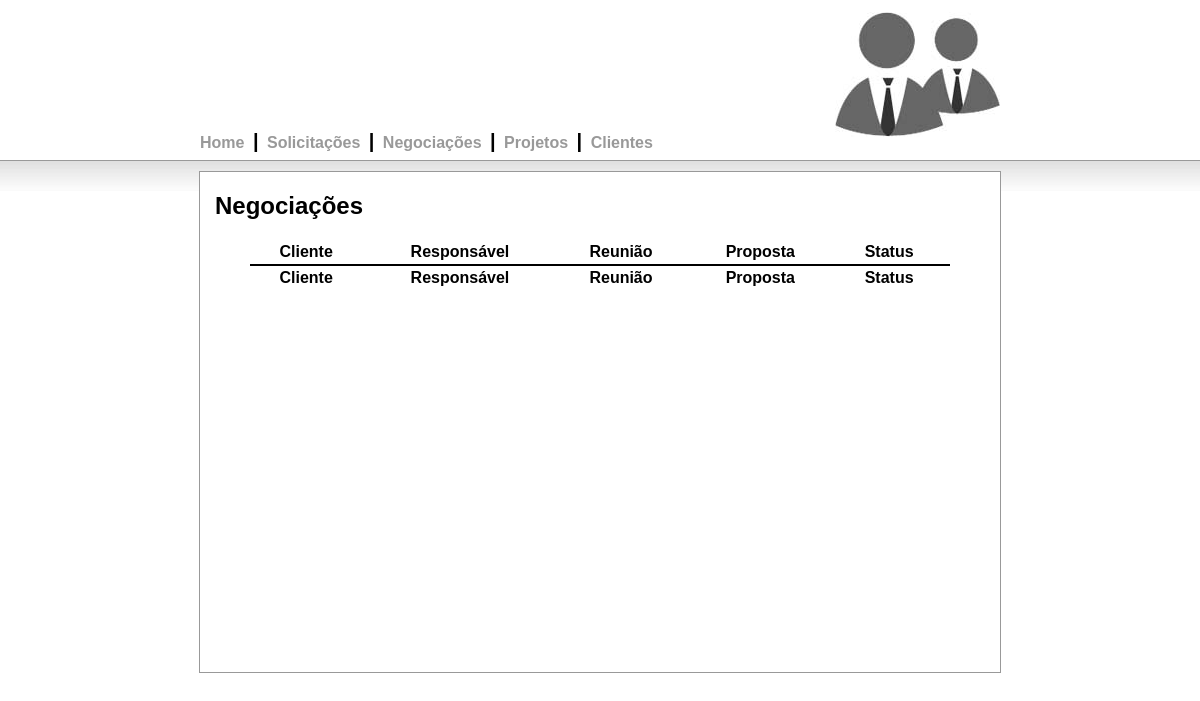
The app's page /view/negociacoes.php, older data.
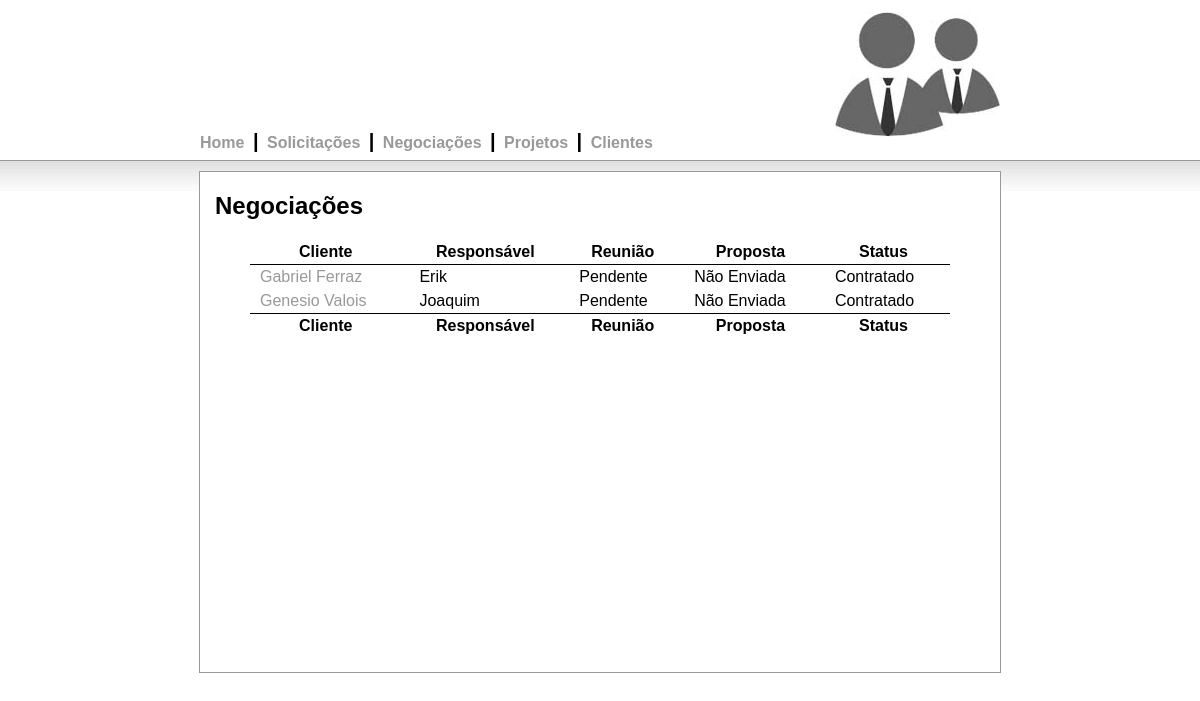
The same page, newer data.
### tables this page shows
CREATE TABLE IF NOT EXISTS `negociacoes` (
  `id` int(11) NOT NULL AUTO_INCREMENT,
  `id_cliente` int(11) NOT NULL,
  `responsavel` varchar(50) NOT NULL,
  `proposta` varchar(20) NOT NULL,
  `reuniao` varchar(20) NOT NULL,
  `status` varchar(20) NOT NULL,
  `id_solicitação` int(11) NOT NULL,
  PRIMARY KEY (`id`)
);

CREATE TABLE IF NOT EXISTS `clientes` (
  `id` int(11) NOT NULL AUTO_INCREMENT,
  `nome` varchar(140) NOT NULL,
  `email` varchar(140) NOT NULL,
  `telefone` varchar(16) NOT NULL,
  `id_user` int(11) NOT NULL,
  PRIMARY KEY (`id`)
);

### model/database.php (called while the page is built, shortened)
<?php
Class Database {
	private $db_name = "gerCli";
	private $username = "root";
	private $password = "";
	public function open_connection() {
		if($this->connection = mysql_connect("localhost",$this->username,$this->password)) {
			$select_db = mysql_select_db($this->db_name,$this->connection);
			if($select_db) {
				return true;
				}
			else {
				die("Database selection failed! ".mysql_error());
				}
			}
		}
	public function query($sql="") {
		$query = mysql_query($sql);
		return $query;
		}
	public function fetch_array($query) {
		$fecth = mysql_fetch_array($query);
		return $fecth;
		}
	}
	$database = new Database;
?>

### model/negociacao.php (called while the page is built, shortened)
<?php
Class Negociacao {
	public static $table_name = "negociacoes";
	public static function find_all() {
		$result_array = self::find_by_sql("SELECT * FROM ".self::$table_name." ");
		return $result_array;
		}
	public static function find_by_sql($sql="") {
		global $database;
		$query = $database->query($sql);
		$object_array = array();
		while ($row = $database->fetch_array($query)){
			$object_array[] = self::instantiate($row);
			}
		return $object_array;
		}
	public static function instantiate($record) {
		$object = new self;
		foreach ($record as $attribute => $value) {
			if($object->has_attribute($object,$attribute) ) {
				$object->$attribute = $value;
			}
		}
		return $object;
	}
	private function has_attribute($object,$attribute) {
		$attributes = get_object_vars($object);
		return array_key_exists($attribute,$attributes);
		}
}
?>

### model/cliente.php (called while the page is built, shortened)
<?php
Class Cliente {
	public static $table_name = "clientes";
	public static function find_by_id($id=0) {
		$users = self::find_by_sql("SELECT * FROM ".self::$table_name." WHERE id={$id} LIMIT 1");
		return empty($users) ? false : array_shift($users);
		}
	public static function find_by_sql($sql="") {
		global $database;
		$query = $database->query($sql);
		$object_array = array();
		while ($row = $database->fetch_array($query)){
			$object_array[] = self::instantiate($row);
			}
		return $object_array;
		}
	public static function instantiate($record) {
		$object = new self;
		foreach ($record as $attribute => $value) {
			if($object->has_attribute($object,$attribute) ) {
				$object->$attribute = $value;
			}
		}
		return $object;
	}
	private function has_attribute($object,$attribute) {
		$attributes = get_object_vars($object);
		return array_key_exists($attribute,$attributes);
		}
}
?>

### view/negociacoes.php (the view)
<?php
	require_once "../include/header.php";
	require_once "../model/cliente.php";
	require_once "../model/negociacao.php";
	require_once "../model/database.php";
?>
		<div id="body">
			<div id="center">
				<h2 >Negociações</h2>
				<div id="content">
					<table cellpadding="0" cellspacing="0" border="0" class="display" id="example">
						<thead>
							<tr>
								<th>Cliente</th>
								<th>Responsável</th>
								<th>Reunião</th>
								<th>Proposta</th>
								<th>Status</th>
							</tr>
						</thead>
						<tbody>
						<?php
							$negociacoes = Negociacao::find_all();
							foreach($negociacoes as $negociacao) {
								$cliente = Cliente::find_by_id($negociacao->id_cliente);
								echo '<tr class="gradeA">';
									echo "<td>";
									echo "<a href='edit_negociacao.php?id=$negociacao->id'>$cliente->nome</a>";
									echo "</td>";
									echo "<td>";
									echo $negociacao->responsavel;
									echo "</td>";
									echo "<td>";
									echo $negociacao->reuniao;
									echo "</td>";
									echo "<td>";
									echo $negociacao->proposta;
									echo "</td>";
									echo "<td>";
									echo $negociacao->status;
									echo "</td>";
								echo "</tr>";
							}
						?>
						</tbody>
						<tfoot>
						   <tr>
								<th>Cliente</th>
								<th>Responsável</th>
								<th>Reunião</th>
								<th>Proposta</th>
								<th>Status</th>
							</tr>
						 </tfoot>
					</table>
				</div>
			</div>
		</div>
	</body>
</html>

### include/header.php (shortened to what this page needs)
<!DOCTYPE html PUBLIC "-//W3C//DTD XHTML 1.0 Transitional//EN"
"http://www.w3.org/TR/xhtml1/DTD/xhtml1-transitional.dtd">
<html>
	<head>
		<link rel="stylesheet" type="text/css" href="../css/index.css">
	</head>
	<body>
		<div id="head">
			<div id="logo"></div>
			<div id="menu">
				<a class="linkMenu" href="../view/index.php">Home</a>
				<span class="spanMenu">|</span>
				<a class="linkMenu" href="../view/solicitacoes.php">Solicitações</a>
				<span class="spanMenu">|</span>
				<a class="linkMenu" href="../view/negociacoes.php">Negociações</a>
				<span class="spanMenu">|</span>
				<a class="linkMenu" href="../view/projetos.php">Projetos</a>
				<span class="spanMenu">|</span>
				<a class="linkMenu" href="../view/clientes.php">Clientes</a>
			</div>
		</div>

### css/index.css (style rules this page uses)
html, body, div, span { border:0 none; font-size:100%; margin:0; outline:0 none; padding:0; font-family: Arial; }
#head { height: 160px; width: 800px; margin: 0 auto 0 auto; }
#body { height: 500px; width: 100%; background-image:url('imagens/degrade.jpg'); background-repeat: repeat-x; margin:0px; padding:0px; border-top: 1px solid #999999; }
#center { min-height: 500px; width: 800px; margin-top: 10px; margin-left: auto; margin-right: auto; border: 1px solid #999999; background-color:#ffffff; }
#logo { background-image: url('imagens/logo.jpg'); height: 125px; width: 165px; float: right; margin-top: 12px; }
#menu { font-family: 'Oswald', sans-serif; font-weight: bold; float:left; position: relative; bottom: -130px; }
a { text-decoration: none; color: #999999; }
span.spanMenu { margin: 0 4px 0 4px; font-size: 20px; }
table.display { margin: 0 auto; clear: both; width: 100%; }
table.display thead th { padding: 3px 18px 3px 10px; border-bottom: 1px solid black; font-weight: bold; cursor: pointer; * cursor: hand; }
table.display tfoot th { padding: 3px 18px 3px 10px; border-top: 1px solid black; font-weight: bold; }
table.display td { padding: 3px 10px; }
#content { width:700px; margin: 0 auto 0 auto; }
h2 { margin-left: 15px }

Row changes from the older to the newer data that the page shows:
added negociacoes: id_cliente.nome "Gabriel Ferraz", responsavel "Erik", reuniao "Pendente", proposta "Não Enviada", status "Contratado"
added negociacoes: id_cliente.nome "Genesio Valois", responsavel "Joaquim", reuniao "Pendente", proposta "Não Enviada", status "Contratado"
